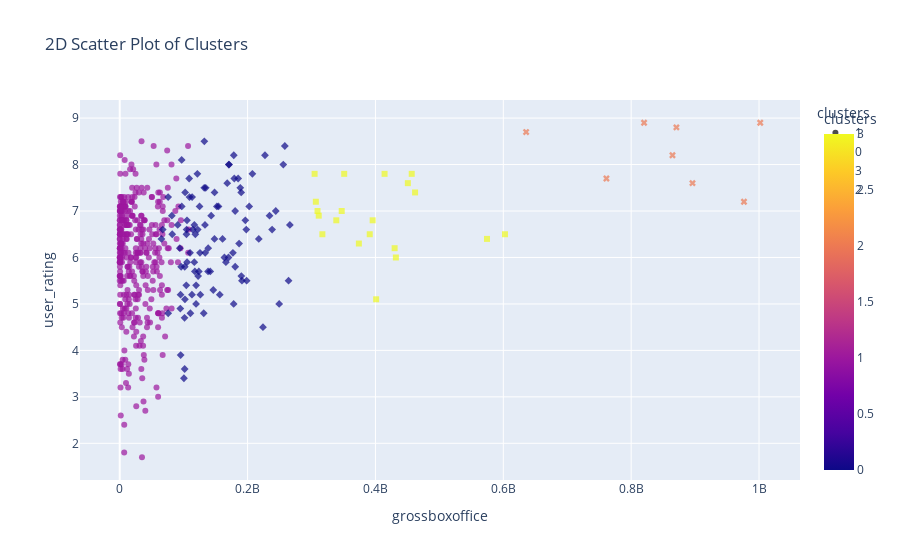

Source (notebook cell):
### Code cell
fig = px.scatter(df, x='grossboxoffice', y='user_rating', color='clusters',
                 symbol='clusters', opacity=0.7, size_max=10,
                 title='2D Scatter Plot of Clusters', color_discrete_sequence=px.colors.qualitative.Set1)
fig.show()
fig.write_html(f"2d_scatter_plot.html_2")

### Figure 1 — Plotly figure (JSON) as saved in the notebook; plotly's stock layout.template omitted (floating-point values rounded to 4 significant figures; data arrays with more than 128 entries replaced by an {"elided": "..."} marker saying what was removed)
{"data": [{"hovertemplate": "clusters=%{marker.color}<br>grossboxoffice=%{x}<br>user_rating=%{y}<extra></extra>", "legendgroup": "1", "marker": {"color": {"elided": "357 int values"}, "coloraxis": "coloraxis", "opacity": 0.7, "symbol": "circle"}, "mode": "markers", "name": "1", "orientation": "v", "showlegend": true, "type": "scatter", "x": {"elided": "357 int values"}, "xaxis": "x", "y": {"elided": "357 float values"}, "yaxis": "y"}, {"hovertemplate": "clusters=%{marker.color}<br>grossboxoffice=%{x}<br>user_rating=%{y}<extra></extra>", "legendgroup": "0", "marker": {"color": [0, 0, 0, 0, 0, 0, 0, 0, 0, 0, 0, 0, 0, 0, 0, 0, 0, 0, 0, 0, 0, 0, 0, 0, 0, 0, 0, 0, 0, 0, 0, 0, 0, 0, 0, 0, 0, 0, 0, 0, 0, 0, 0, 0, 0, 0, 0, 0, 0, 0, 0, 0, 0, 0, 0, 0, 0, 0, 0, 0, 0, 0, 0, 0, 0, 0, 0, 0, 0, 0, 0, 0, 0, 0, 0, 0, 0, 0, 0, 0, 0, 0, 0, 0, 0, 0, 0, 0, 0, 0, 0, 0, 0, 0, 0, 0], "coloraxis": "coloraxis", "opacity": 0.7, "symbol": "diamond"}, "mode": "markers", "name": "0", "orientation": "v", "showlegend": true, "type": "scatter", "x": [132180323, 179213434, 207515725, 108638745, 104636188, 170708996, 190000000, 170128460, 96085477, 101393569, 122000000, 168167691, 105316267, 109155885, 119498909, 113244290, 93945766, 67286731, 141591324, 152000000, 131426169, 126121167, 180557550, 148336445, 101702060, 117575636, 102001626, 101595121, 143049560, 156505388, 122650962, 178398138, 160846332, 96917897, 123729176, 81557479, 95149435, 249430327, 65247655, 177085826, 104383624, 75817994, 170938575, 97030725, 163777560, 191200000, 102356381, 132373442, 121468960, 109993847, 202548575, 82161969, 190212113, 104148781, 114324072, 138191428, 124870275, 113006880, 110594793, 119420252, 146336178, 134527196, 75754670, 258264745, 266159621, 180622424, 94770548, 118311368, 105219735, 244082376, 95328937, 116643346, 90755643, 100446895, 125531634, 264105545, 178262620, 197992827, 133756285, 154529187, 196485100, 133375846, 188600000, 138396624, 148213377, 116724075, 224070000, 185258983, 255870172, 166112167, 227225045, 238371987, 198539855, 217536138, 186739919, 234360014], "xaxis": "x", "y": [7.5, 7.7, 7.8, 7.7, 6.6, 8, 7.4, 6, 5.8, 4.7, 6.6, 7.6, 5.9, 7.3, 5.4, 7.3, 6.2, 6.6, 5.7, 7.1, 4.8, 5.2, 7, 7.4, 5.8, 5.7, 5.1, 3.6, 6.9, 5.2, 5.6, 8.2, 6.4, 8.1, 5.7, 6.9, 5.2, 5, 6.4, 6.1, 6.5, 4.8, 8, 7.1, 6, 5.5, 7.4, 8.5, 7.8, 6.1, 7.1, 6.5, 5.6, 5.4, 6.6, 5.7, 7.1, 5.2, 4.8, 5, 5.3, 7.5, 7.3, 8.4, 6.7, 5.8, 4.9, 6.5, 6.8, 7, 3.9, 5.9, 6.7, 3.4, 6.1, 5.5, 5, 6.6, 6.1, 7.1, 6.8, 6.7, 7.5, 6.2, 6.4, 6.7, 4.5, 7.7, 8, 5.9, 8.2, 6.6, 5.5, 6.4, 6.3, 6.9], "yaxis": "y"}, {"hovertemplate": "clusters=%{marker.color}<br>grossboxoffice=%{x}<br>user_rating=%{y}<extra></extra>", "legendgroup": "3", "marker": {"color": [3, 3, 3, 3, 3, 3, 3, 3, 3, 3, 3, 3, 3, 3, 3, 3, 3, 3, 3, 3], "coloraxis": "coloraxis", "opacity": 0.7, "symbol": "square"}, "mode": "markers", "name": "3", "orientation": "v", "showlegend": true, "type": "scatter", "x": [306776732, 456758981, 304850102, 602609487, 351112395, 374111707, 311312624, 450717150, 401128639, 574480841, 431971116, 395668139, 347234916, 391081192, 461981126, 430000000, 338800000, 414318300, 317011114, 309404152], "xaxis": "x", "y": [7.2, 7.8, 7.8, 6.5, 7.8, 6.3, 6.9, 7.6, 5.1, 6.4, 6, 6.8, 7, 6.5, 7.4, 6.2, 6.8, 7.8, 6.5, 7], "yaxis": "y"}, {"hovertemplate": "clusters=%{marker.color}<br>grossboxoffice=%{x}<br>user_rating=%{y}<extra></extra>", "legendgroup": "2", "marker": {"color": [2, 2, 2, 2, 2, 2, 2, 2], "coloraxis": "coloraxis", "opacity": 0.7, "symbol": "x"}, "mode": "markers", "name": "2", "orientation": "v", "showlegend": true, "type": "scatter", "x": [820186685, 870761744, 864625978, 976475550, 761300818, 895921036, 635700000, 1001921825], "xaxis": "x", "y": [8.9, 8.8, 8.2, 7.2, 7.7, 7.6, 8.7, 8.9], "yaxis": "y"}], "layout": {"coloraxis": {"colorbar": {"title": {"text": "clusters"}}, "colorscale": [[0, "#0d0887"], [0.1111, "#46039f"], [0.2222, "#7201a8"], [0.3333, "#9c179e"], [0.4444, "#bd3786"], [0.5556, "#d8576b"], [0.6667, "#ed7953"], [0.7778, "#fb9f3a"], [0.8889, "#fdca26"], [1, "#f0f921"]]}, "legend": {"title": {"text": "clusters"}, "tracegroupgap": 0}, "title": {"text": "2D Scatter Plot of Clusters"}, "xaxis": {"anchor": "y", "domain": [0, 1], "title": {"text": "grossboxoffice"}}, "yaxis": {"anchor": "x", "domain": [0, 1], "title": {"text": "user_rating"}}}}
